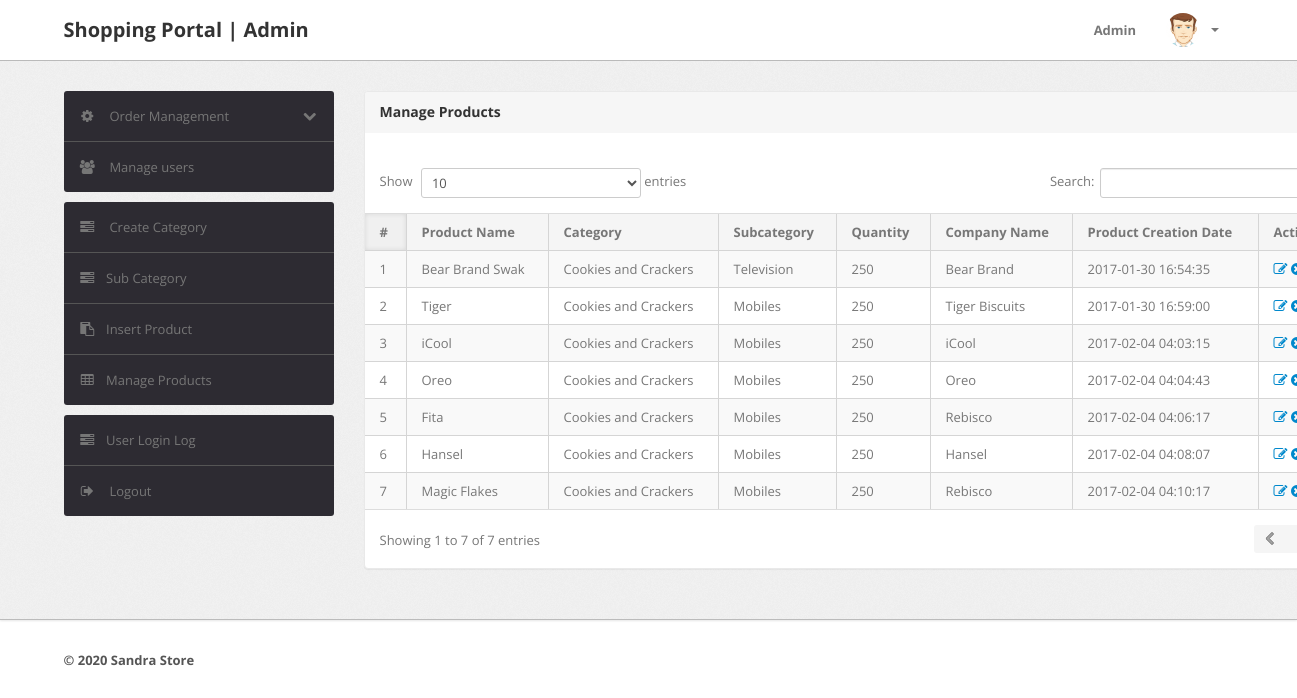
/admin/manage-products.php (signed in), run on the app's committed database.
### tables this page shows
CREATE TABLE `products` (
  `id` int(11) NOT NULL,
  `category` int(11) NOT NULL,
  `subCategory` int(11) DEFAULT NULL,
  `productName` varchar(255) DEFAULT NULL,
  `productCompany` varchar(255) DEFAULT NULL,
  `productPrice` int(11) DEFAULT NULL,
  `productPriceBeforeDiscount` int(11) DEFAULT NULL,
  `productDescription` longtext DEFAULT NULL,
  `productImage1` varchar(255) DEFAULT NULL,
  `productImage2` varchar(255) DEFAULT NULL,
  `productImage3` varchar(255) DEFAULT NULL,
  `shippingCharge` int(11) DEFAULT NULL,
  `productAvailability` int(255) DEFAULT NULL,
  `postingDate` timestamp NULL DEFAULT current_timestamp(),
  `updationDate` varchar(255) DEFAULT NULL
);

CREATE TABLE `category` (
  `id` int(11) NOT NULL,
  `categoryName` varchar(255) DEFAULT NULL,
  `categoryDescription` longtext DEFAULT NULL,
  `creationDate` timestamp NOT NULL DEFAULT current_timestamp(),
  `updationDate` varchar(255) DEFAULT NULL
);

CREATE TABLE `subcategory` (
  `id` int(11) NOT NULL,
  `categoryid` int(11) DEFAULT NULL,
  `subcategory` varchar(255) DEFAULT NULL,
  `creationDate` timestamp NULL DEFAULT current_timestamp(),
  `updationDate` varchar(255) DEFAULT NULL
);

### admin/manage-products.php (the view, shortened to what this page needs)
<?php
include('include/config.php');
if(strlen($_SESSION['alogin'])==0)
	{
header('location:index.php');
}
else{
?>
<!DOCTYPE html>
<html lang="en">
<head>
	<link type="text/css" href="bootstrap/css/bootstrap.min.css" rel="stylesheet">
	<link type="text/css" href="bootstrap/css/bootstrap-responsive.min.css" rel="stylesheet">
	<link type="text/css" href="css/theme.css" rel="stylesheet">
	<link type="text/css" href="images/icons/css/font-awesome.css" rel="stylesheet">
</head>
<body>
<?php include('include/header.php');?>
	<div class="wrapper">
		<div class="container">
			<div class="row">
<?php include('include/sidebar.php');?>
			<div class="span9">
					<div class="content">
	<div class="module">
							<div class="module-head">
								<h3>Manage Products</h3>
							</div>
							<div class="module-body table">
									<br />
								<table cellpadding="0" cellspacing="0" border="0" class="datatable-1 table table-bordered table-striped	 display" width="100%">
									<thead>
										<tr>
											<th>#</th>
											<th>Product Name</th>
											<th>Category </th>
											<th>Subcategory</th>
											<th>Quantity</th>
											<th>Company Name</th>
											<th>Product Creation Date</th>
											<th>Action</th>
										</tr>
									</thead>
									<tbody>
<?php $query=mysqli_query($con,"select products.*,category.categoryName,subcategory.subcategory from products join category on category.id=products.category join subcategory on subcategory.id=products.subCategory");
$cnt=1;
while($row=mysqli_fetch_array($query))
{
?>
										<tr>
											<td><?php echo htmlentities($cnt);?></td>
											<td><?php echo htmlentities($row['productName']);?></td>
											<td><?php echo htmlentities($row['categoryName']);?></td>
											<td> <?php echo htmlentities($row['subcategory']);?></td>
											<td><?php echo htmlentities($row['productAvailability']);?></td>
											<td><?php echo htmlentities($row['productCompany']);?></td>
											<td><?php echo htmlentities($row['postingDate']);?></td>
											<td>
											<a href="edit-products.php?id=<?php echo $row['id']?>" ><i class="icon-edit"></i></a>
											<a href="manage-products.php?id=<?php echo $row['id']?>&del=delete" onClick="return confirm('Are you sure you want to delete?')"><i class="icon-remove-sign"></i></a></td>
										</tr>
										<?php $cnt=$cnt+1; } ?>
								</table>
							</div>
						</div>
					</div>
				</div>
			</div>
		</div>
	</div>
<?php include('include/footer.php');?>
</body>
<?php } ?>

### admin/include/header.php (shortened to what this page needs)
<div class="navbar navbar-fixed-top">
		<div class="navbar-inner">
			<div class="container">
			  	<a class="brand" href="index.html">
			  		Shopping Portal | Admin
			  	</a>
				<div class="nav-collapse collapse navbar-inverse-collapse">
					<ul class="nav pull-right">
						<li><a href="#">
							Admin
						</a></li>
						<li class="nav-user dropdown">
							<a href="#" class="dropdown-toggle" data-toggle="dropdown">
								<img src="images/user.png" class="nav-avatar" />
								<b class="caret"></b>
							</a>
						</li>
					</ul>
				</div>
			</div>
		</div>
	</div>

### admin/include/sidebar.php (shortened to what this page needs)
<div class="span3">
					<div class="sidebar">
<ul class="widget widget-menu unstyled">
							<li>
								<a class="collapsed" data-toggle="collapse" href="#togglePages">
									<i class="menu-icon icon-cog"></i>
									<i class="icon-chevron-down pull-right"></i><i class="icon-chevron-up pull-right"></i>
									Order Management
								</a>
							</li>
							<li>
								<a href="manage-users.php">
									<i class="menu-icon icon-group"></i>
									Manage users
								</a>
							</li>
						</ul>
						<ul class="widget widget-menu unstyled">
                                <li><a href="category.php"><i class="menu-icon icon-tasks"></i> Create Category </a></li>
                                <li><a href="subcategory.php"><i class="menu-icon icon-tasks"></i>Sub Category </a></li>
                                <li><a href="insert-product.php"><i class="menu-icon icon-paste"></i>Insert Product </a></li>
                                <li><a href="manage-products.php"><i class="menu-icon icon-table"></i>Manage Products </a></li>
                            </ul>
						<ul class="widget widget-menu unstyled">
							<li><a href="user-logs.php"><i class="menu-icon icon-tasks"></i>User Login Log </a></li>
							<li>
								<a href="logout.php">
									<i class="menu-icon icon-signout"></i>
									Logout
								</a>
							</li>
						</ul>
					</div>
				</div>

### admin/include/footer.php
<div class="footer">
	<div class="container">
		<b class="copyright">&copy; 2020 Sandra Store </b>
	</div>
</div>

### data on the page
products: productName "Bear Brand Swak", category.categoryName "Cookies and Crackers", subcategory.subcategory "Television", productAvailability "250", productCompany "Bear Brand", postingDate "2017-01-30 16:54:35"
products: productName "Tiger", category.categoryName "Cookies and Crackers", subcategory.subcategory "Mobiles", productAvailability "250", productCompany "Tiger Biscuits", postingDate "2017-01-30 16:59:00"
products: productName "iCool", category.categoryName "Cookies and Crackers", subcategory.subcategory "Mobiles", productAvailability "250", productCompany "iCool", postingDate "2017-02-04 04:03:15"
products: productName "Oreo", category.categoryName "Cookies and Crackers", subcategory.subcategory "Mobiles", productAvailability "250", productCompany "Oreo", postingDate "2017-02-04 04:04:43"
products: productName "Fita", category.categoryName "Cookies and Crackers", subcategory.subcategory "Mobiles", productAvailability "250", productCompany "Rebisco", postingDate "2017-02-04 04:06:17"
products: productName "Hansel", category.categoryName "Cookies and Crackers", subcategory.subcategory "Mobiles", productAvailability "250", productCompany "Hansel", postingDate "2017-02-04 04:08:07"
products: productName "Magic Flakes", category.categoryName "Cookies and Crackers", subcategory.subcategory "Mobiles", productAvailability "250", productCompany "Rebisco", postingDate "2017-02-04 04:10:17"
